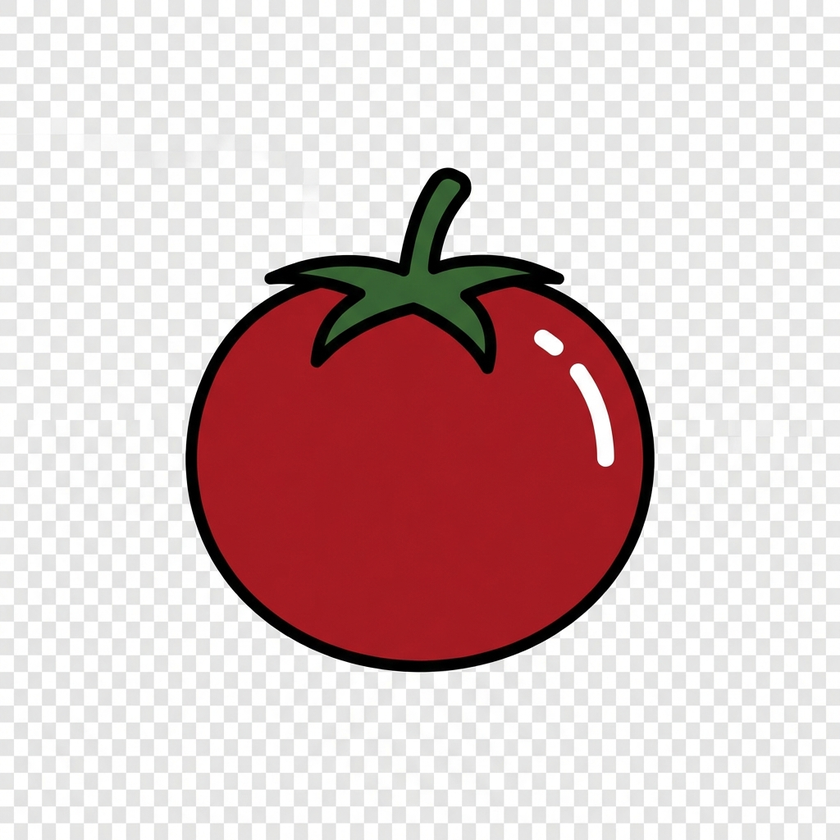
#> input picture tomato.png, 840 x 840 px, shrunk from 1024 x 1024 before the run
$ python convert_to_svg.py --input ../../../../tomato.png --output out.png
#> lines starting #> are read from the running program, lines starting #| are printed output that depends on the picture; after the words box and inside, x2 and y2 are one past the last pixel; in counts of white or black regions, pixels touching at a corner belong together
import argparse
import sys
import os

def main():
    parser = argparse.ArgumentParser(description='Convert transparent PNG to SVG using Contour Tracing.')
    parser.add_argument('--input', required=True, help='Path to input PNG file')
    parser.add_argument('--output', required=True, help='Path to output SVG file')
    parser.add_argument('--threshold', type=int, default=127, help='Alpha threshold for transparency (0-255)')

    args = parser.parse_args()

    input_path = args.input
    output_path = args.output

    if not os.path.exists(input_path):
        print(f"Error: Input file '{input_path}' not found.")
        sys.exit(1)

    try:
        import cv2
        import numpy as np
    except ImportError:
        print("Error: Required libraries 'opencv-python' (cv2) or 'numpy' not found.")
        print("Please install them using: pip install opencv-python numpy")
        sys.exit(1)

    # Read the image with alpha channel
    img = cv2.imread(input_path, cv2.IMREAD_UNCHANGED)
#> img is the input picture: shape (840, 840, 3); mean B, G, R 193.1, 192.7, 216.7

    if img is None:
        print(f"Error: Could not read image '{input_path}'. Ensure it is a valid image file.")
        sys.exit(1)

    # Check if image has alpha channel
    if img.shape[2] != 4:
        print("Warning: Input image does not appear to have an alpha channel. Assuming black background for contours.")
        # If no alpha, convert to grayscale and threshold
        gray = cv2.cvtColor(img, cv2.COLOR_BGR2GRAY)
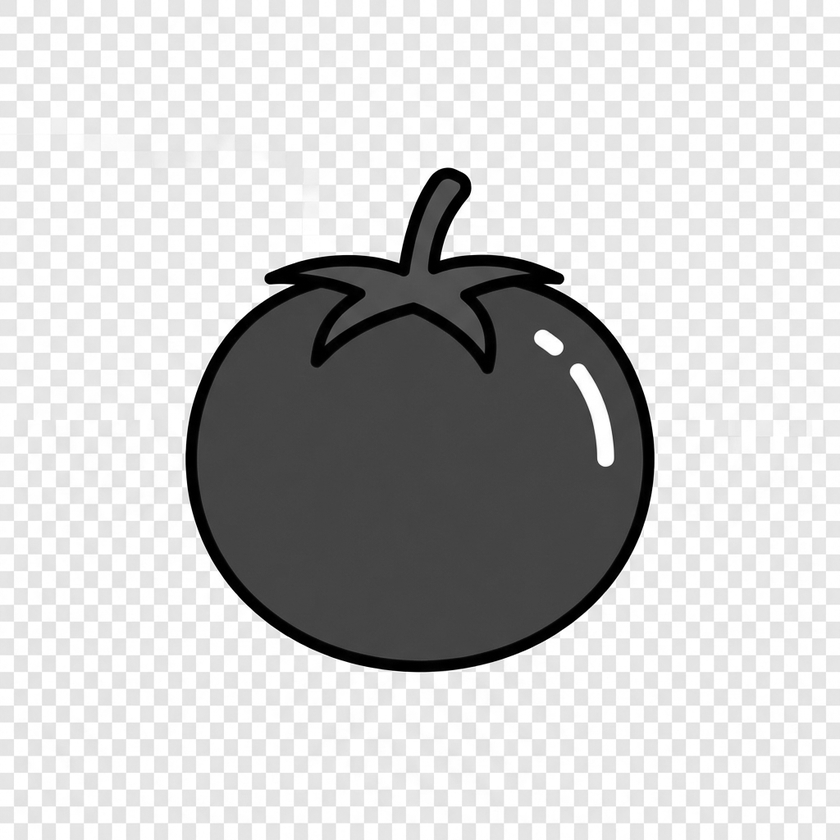
#> gray: shape (840, 840); min 0, max 255, mean 200
        _, thresh = cv2.threshold(gray, 127, 255, cv2.THRESH_BINARY_INV)
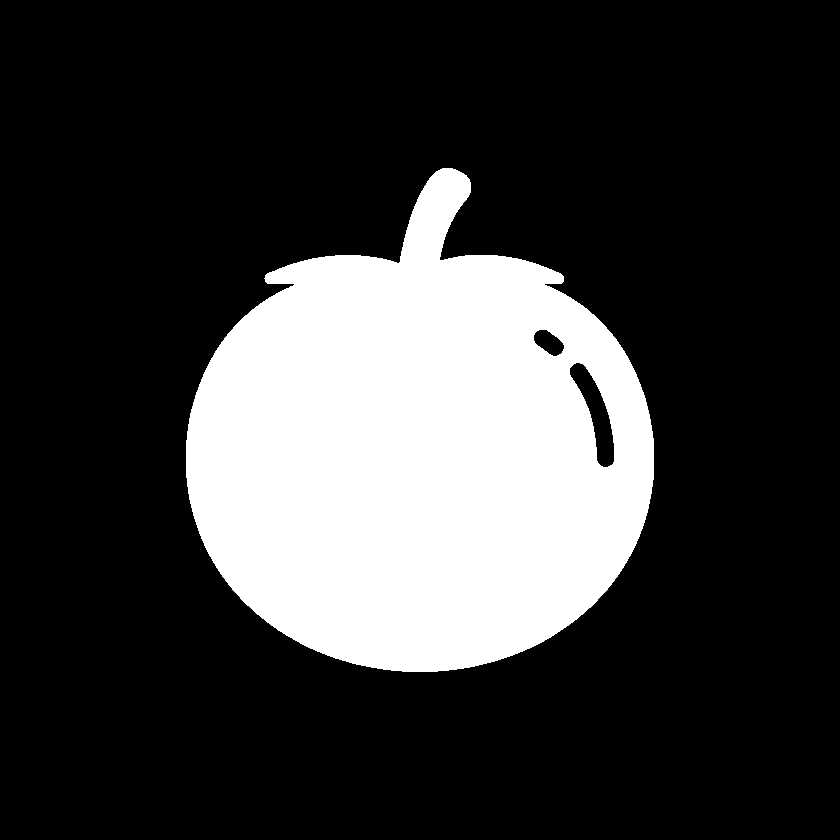
#> thresh: shape (840, 840); 22.6% white; 1 white region
    else:
        # Extract alpha channel
        alpha = img[:, :, 3]
        # Threshold alpha channel to start finding contours
        _, thresh = cv2.threshold(alpha, args.threshold, 255, cv2.THRESH_BINARY)

    # Find contours
    # cv2.CHAIN_APPROX_SIMPLE compresses horizontal, vertical, and diagonal segments
    # cv2.CHAIN_APPROX_TC89_L1 or KCOS might give better 'vector-like' results for some shapes
    contours, hierarchy = cv2.findContours(thresh, cv2.RETR_EXTERNAL, cv2.CHAIN_APPROX_SIMPLE)
#> contours = 1 contour; box (x1, y1, x2, y2) and area: (186, 168, 654, 672) 161016

    if not contours:
        print("Warning: No contours found. output SVG might be empty.")

    # Start writing SVG manually to avoid external svgwrite dependency if possible,
    # but for robustness we keep it simple.

    height, width = img.shape[:2]
#> height = 840; width = 840

    with open(output_path, 'w') as f:
        f.write(f'<svg width="{width}" height="{height}" xmlns="http://www.w3.org/2000/svg">')
        f.write(f'<path d="')

        for contour in contours:
            # Flatten the contour array
            if len(contour) < 3:
                continue

            # Move to first point
            start_point = contour[0][0]
            f.write(f"M {start_point[0]},{start_point[1]} ")

            # Draw lines to subsequent points
            for i in range(1, len(contour)):
                point = contour[i][0]
                f.write(f"L {point[0]},{point[1]} ")

            # Close path
            f.write("Z ")
#> this loop made 1 pass
#> start_point on pass 1: [442, 168]

        f.write(f'" fill="black" />')
        f.write('</svg>')

    print(f"Successfully converted '{input_path}' to '{output_path}'")

if __name__ == "__main__":
    main()
